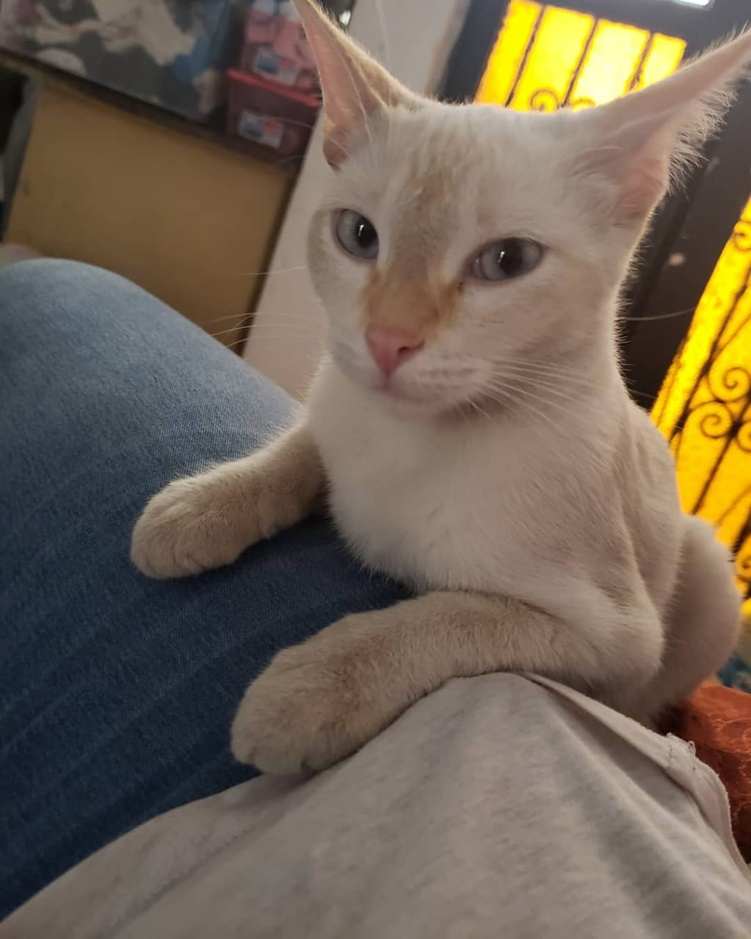
#> input picture Practice3.1/media/cat.jpeg, 751 x 939 px, shrunk from 1024 x 1280 before the run
$ jupyter execute 'Practice 3.1 - Haar Features and HOG.ipynb'   (shell and % lines are left out)
#> lines starting #> are read from the running program, lines starting #| are printed output that depends on the picture
Karol Gutiérrez A01024536

# Instructions
1. Implement a script that calculates either "Haar Features" and/or HOG, or any other descriptor on an image.
2. Then apply on the features obtained the Sliding pyramid window algorithm.
3. For every sample:
   - Save the original fragment of the image.
   - Pass from Matrix to Vector the corresponding elements of the obtained characteristics and save them in the format or data structure that you think is appropriate.

# Implement a script that calculates "Haar Features" on an image

First we import the dependencies as usual

[cell 1]
import cv2
import numpy as np
from matplotlib import pyplot as plt

This is the image that we will use.

[cell 2]
img = cv2.imread("media/cat.jpeg", cv2.IMREAD_GRAYSCALE)
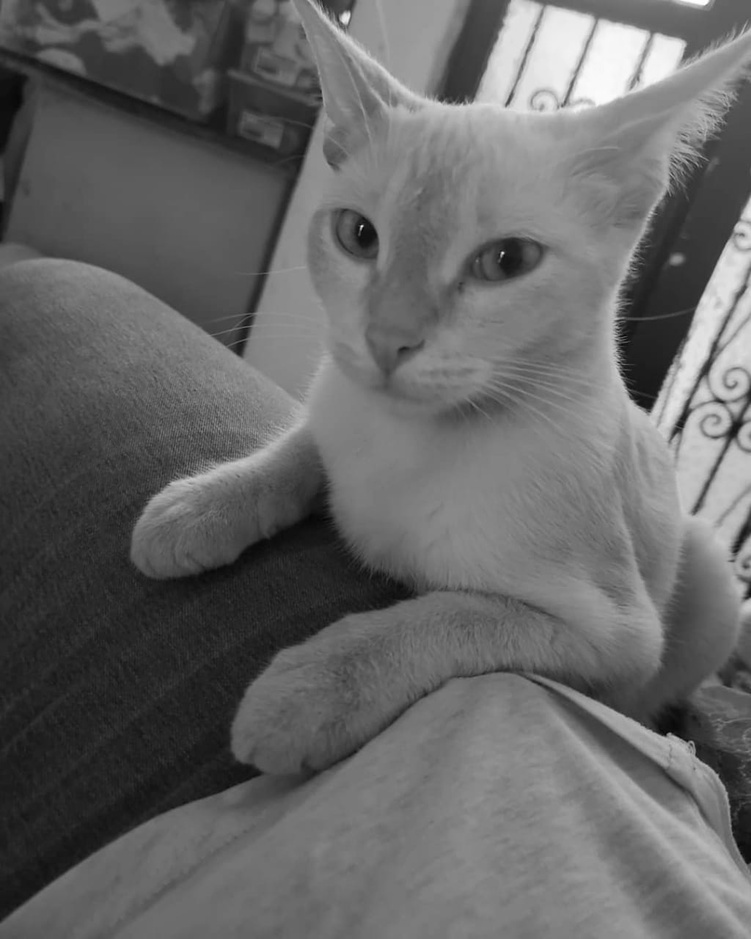
#> img: shape (939, 751); min 5, max 255, mean 101.9
plt.imshow(img, cmap='gray', vmin=0, vmax=255)
plt.show()
